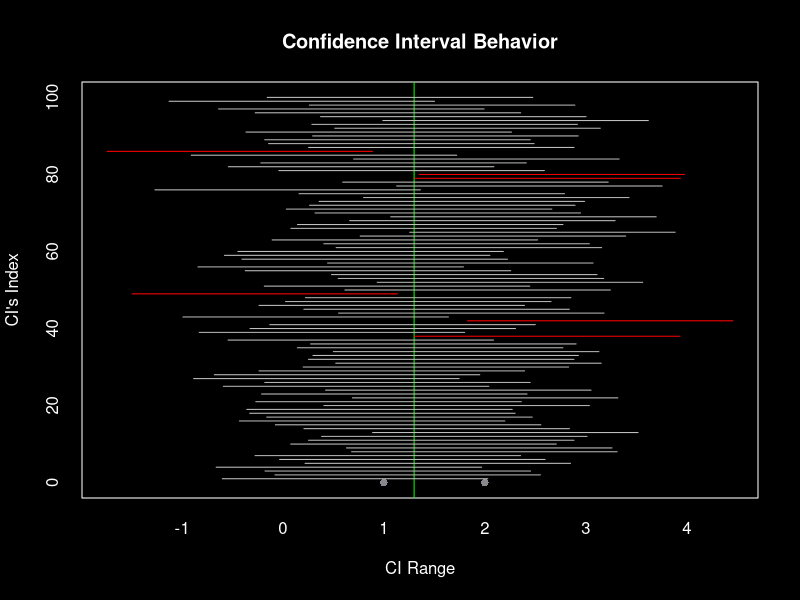
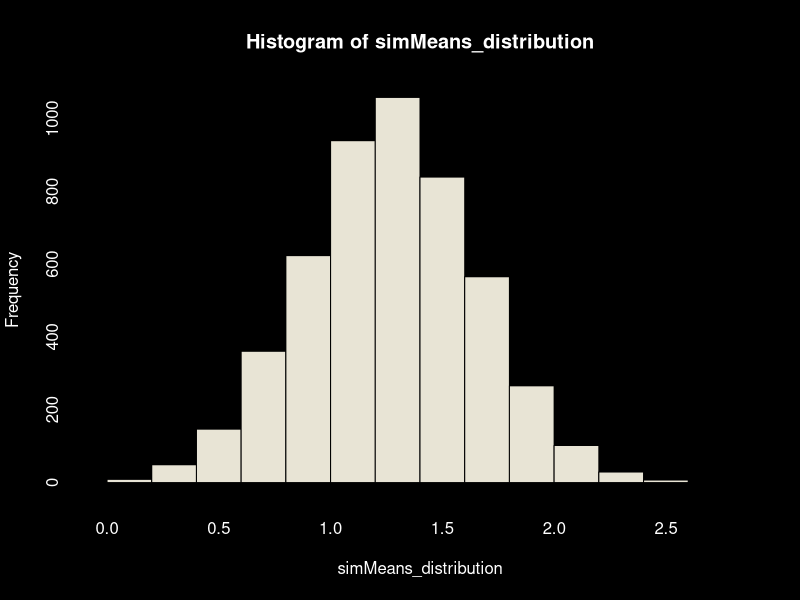
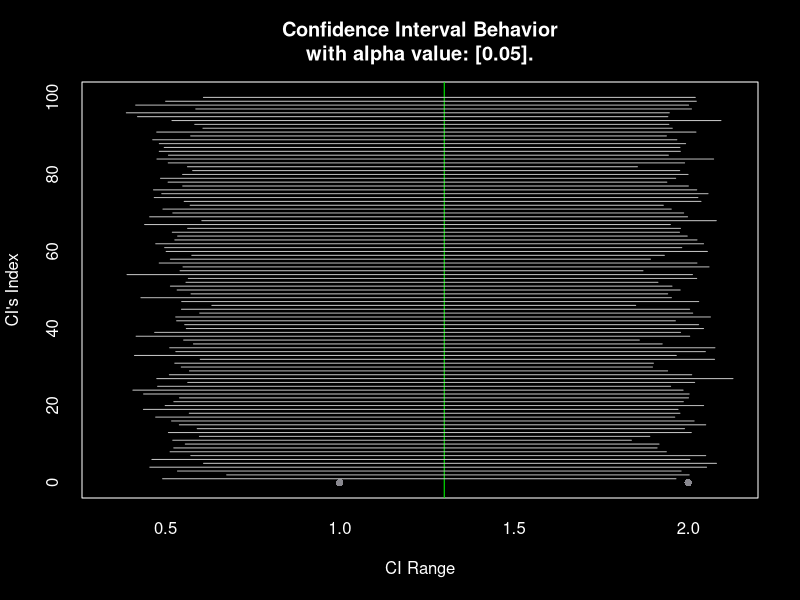

Recreate these plots in R, in order.
par(col="white", col.axis="white", col.lab="white", bg="black", col.main="white", col.sub="white")

CI_maker = function(n, mu, sigma, alpha){
  x = rnorm(n, mu, sd=sigma)
  xbar = mean(x)
  LL = xbar - qnorm(1-alpha/2)*sigma/sqrt(n)
  UL = xbar + qnorm(1-alpha/2)*sigma/sqrt(n)
  
  captured = (mu<UL) & (mu>LL)
  return(c(LL, UL, captured))
}





NMC = 100
CIs = replicate(NMC, CI_maker(n=20, mu=1.3, sigma=3, alpha=0.05))
dim(CIs)
CIs[3,]
table(CIs[3,])/100
plot(c(0,0), pch=16, col="#89888f", ylim=c(0,NMC),
     xlim=c(min(CIs[1,]), max(CIs[2,])),
     xlab="CI Range",
     ylab="CI's Index",
     main="Confidence Interval Behavior")




abline(v=1.3, col="green")
for(i in 1:NMC){
  if(CIs[3,i]==1){
    tempcolor = "gray"
    
  }else {
    tempcolor = "red"
  }
  segments(CIs[1,i], i, CIs[2,i], i, col=tempcolor)
}

#whats the width? 
mean(CIs[2,])
mean(abs(CIs[1,] - CIs[2,]))



#------------------------------------------------------------------------------------------------------------------

alpha=0.05
covidVec = rnorm(n=50, mean=1.3, sd=3)

simSamp_maker = function(){ #INCLUDE THIS IN THE ARTICLE!
  simSamp = sample(covidVec, size=length(covidVec), replace=TRUE)
  return (mean(simSamp))
}


#Make 5000 boot-sim-samples. Then return 5000 respective means.
simMeans_distribution = replicate(simSamp_maker(), n=5000)
hist(simMeans_distribution, col="#e8e4d5")


#--
coverage = c()
width = c()
LLs = c()
ULs = c()
for(i in 1:300){
  simMeans = replicate(simSamp_maker(), n=300)
  interval = quantile(simMeans, c(alpha/2, 1-alpha/2))
  coverage[i] = (interval[1]<1.3) & (interval[2]>1.3)
  width[i] = abs(interval[1] - interval[2])
  LLs[i] = interval[1]
  ULs[i] = interval[2]
}
mean(coverage)                     
mean(width)
mean(ULs)
mean(LLs)
#--


plot(c(0,0), pch=16, col="#89888f", ylim=c(0,NMC),
     xlim=c(min(LLs), max(ULs)),
     xlab="CI Range",
     ylab="CI's Index",
     main=paste("Confidence Interval Behavior\nwith alpha value: [", alpha, "].", sep=""))

abline(v=1.3, col="green")




for(i in 1:NMC){
  if(coverage[i]==1){
    tempcolor = "gray"
    
  }else {
    tempcolor = "red"
  }
  segments(LLs[i], i, ULs[i], i, col=tempcolor)
}










#For the bernouli issues, make one of the confidence interval plots, for both the CLT and the boot strap.






#----------------------------------------------------------
# 99% confidence interval for the
